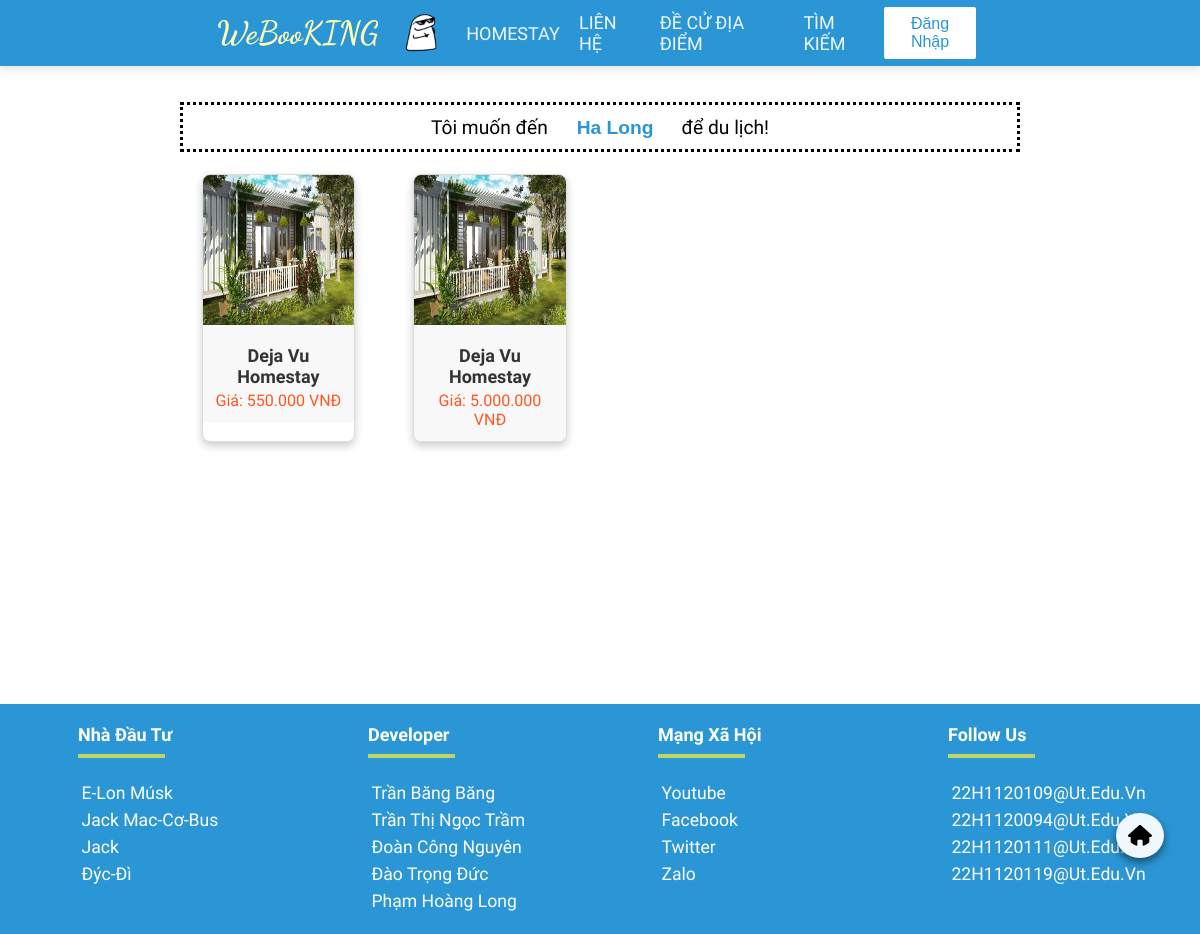
The app's page /boloc.php?idloai=6 with its own data.
### tables this page shows
CREATE TABLE `locations` (
  `location_id` int(11) NOT NULL,
  `city` varchar(200) NOT NULL,
  `location_image` varchar(100) NOT NULL
);

CREATE TABLE `homestay` (
  `homestay_id` int(11) NOT NULL,
  `location_id` int(10) NOT NULL,
  `homestay_name` varchar(100) NOT NULL,
  `description` varchar(100) NOT NULL,
  `image` varchar(100) NOT NULL,
  `status` varchar(50) NOT NULL
);

CREATE TABLE `homes` (
  `home_id` int(11) NOT NULL,
  `homestay_id` int(11) NOT NULL,
  `home_type` varchar(50) NOT NULL,
  `price` int(50) NOT NULL,
  `capacity` int(50) NOT NULL,
  `home_image` varchar(100) NOT NULL,
  `home_status` varchar(100) NOT NULL,
  `home_description` varchar(1000) NOT NULL,
  `home_admin_id` int(11) NOT NULL
);

### boloc.php (the view, shortened to what this page needs)
<?php
    include('connect.php');
    $idLoai = isset($_GET['idloai']) ? $_GET['idloai'] : 0;
?>
<!doctype html>
<html>
<head>
<link rel="stylesheet" href="css/boloc.css">
</head>
<body>
    <?php include('header.php'); ?>
    <div class="khung">
    <form id="form_loc" name="form_loc" method="get">
        <label for="idloai">Tôi muốn đến  </label>
        <select name="idloai" id="idloai" onChange="form_loc.submit()">
                <?php
                $sl1 = "SELECT location_id, city FROM locations";
                $kq1 = mysqli_query($link, $sl1);
                while ($d1 = mysqli_fetch_array($kq1)) {
                    ?>
                    <option value="<?php echo $d1["location_id"]; ?>" <?php if ($idLoai == $d1['location_id']) echo 'selected'; ?>>
                        <?php echo $d1["city"]; ?>
                    </option>
                <?php } ?>
        </select>
        <label for="idloai">  để du lịch!</label>
    </form>
    <div class="tour-khung">
        <?php
        if ($idLoai > 0) {
            $query = "SELECT locations.location_id, locations.city, homestay.homestay_id, homestay.homestay_name, homestay.image, homes.price ,homes.capacity, homes.home_type,homes.home_id
                      FROM locations
                      JOIN homestay ON locations.location_id = homestay.location_id
                      JOIN homes ON homestay.homestay_id = homes.homestay_id
                      WHERE locations.location_id = $idLoai
                        AND homes.home_status = 'available'
                        AND homestay.status = 'active'";
        }
        $result = mysqli_query($link, $query);
        while ($d = mysqli_fetch_assoc($result)) {
        ?>
        <div class="tour-item" onclick="window.location.href='page.php?id=<?php echo $d['homestay_id']; ?>&price=<?php echo $d['price']; ?>&home_type=<?php echo urlencode($d['home_type']); ?>&capacity=<?php echo $d['capacity'];?>&home_id=<?php echo $d['home_id'] ;?>';">
            <img src="<?php echo $d['image']; ?>" alt="<?php echo $d['homestay_name']; ?>" class="tour-image">
            <div class="tour-info">
                <h2 class="tour-name"><?php echo $d['homestay_name']; ?></h2>
                <p class="tour-price">Giá: <?php echo number_format($d['price'], 0, ',', '.'); ?> VNĐ</p>
            </div>
        </div>
        <?php
        }
        ?>
    </div>
    </div>
    <?php include('footer.php'); ?>
</body>
</html>

### css/boloc.css (style rules this page uses)
.khung { padding-left: 15%; padding-right: 15%; height: 150%; margin-top: 3%; margin-bottom: 10%; }
.khung form { height: 50px; text-align: center; align-content: center; border-style: dotted; }
.khung form label { font-size: 120%; }
.khung form select { appearance: none; border: 0px; width: 15%; background-color: transparent; color: #2A96D5; font-size: 120%; font-weight: bold; text-align: center; outline: none; }
.tour-khung { display: flex; gap:6%; flex-wrap: wrap; justify-content:start; padding: 2%; }
.tour-item { margin: 5px 5px 5px 5px; border: 1px solid #ddd; border-radius: 8px; overflow: hidden; width: 19%; box-shadow: 0 4px 8px rgba(0, 0, 0, 0.2); background-color: #fff; display: flex; flex-direction: column; cursor: pointer; transition: color 0.3s ease, transform 0.3s ease; }
.tour-image { width: 100%; height: 150px; }
.tour-info { padding: 12px; text-align: center; background-color: #f8f8f8; }
.tour-name { font-size: 18px; margin: 8px 0 4px; color: #333; }
.tour-price { font-size: 16px; color: #ff5722; margin: 0; }

### css/header.css (style rules this page uses)
body { margin:0 0 0 0; font-family: Dosis; font-weight: 500; }
html { scroll-behavior: smooth; }

### css/footer.css (style rules this page uses)
* { margin:0; padding:0; box-sizing: border-box; }
html, body { width: auto; margin: 0; display: flex; flex-direction: column; bottom: 0; left: 0; }

### records on screen
locations: homestay.image (picture), homestay.homestay_name "Deja Vu Homestay", homes.price "550.000", homes.price "5.000.000"

### other values on screen
form field idloai "Ha Long"
